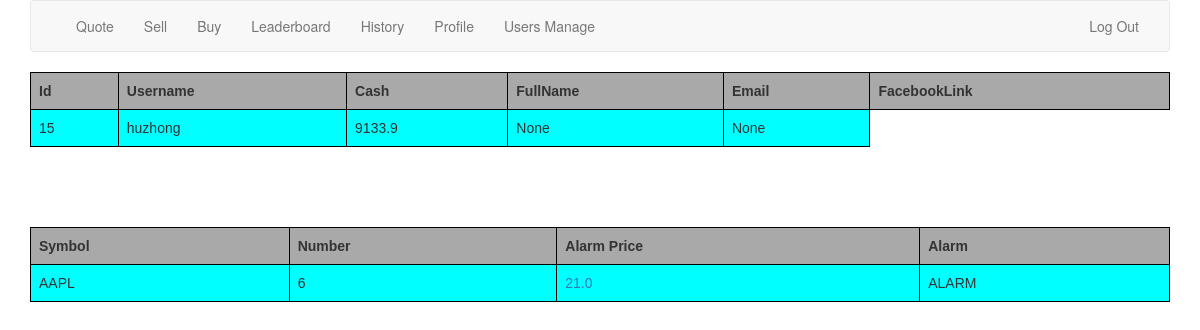
Screenshot of /profile (signed in) with the database file from the repository.
### tables this page shows
CREATE TABLE "users"
(
    id INTEGER PRIMARY KEY NOT NULL,
    username TEXT NOT NULL,
    hash TEXT NOT NULL,
    cash REAL DEFAULT 10000.00 NOT NULL,
    assets DECIMAL DEFAULT 0 NOT NULL
, 'fullname' varchar, 'email' TEXT, 'phonenumber' TEXT, 'facebooklink' TEXT);

CREATE TABLE alarm_info ( id INTEGER PRIMARY KEY AUTOINCREMENT,user_id  INTEGER,symbol text,price float, alarm text default 'NO_ALARM');

### application.py (the view, shortened to what this page needs)
@app.route("/profile", methods=["GET", "POST"])
def profile():
    if request.method == "GET":
        current_user = session["user_id"]
        user_info= c.execute("SELECT  id,username,cash,fullname,email,phonenumber,facebooklink FROM users WHERE id = :CURRENT_USER", [current_user]).fetchall()[0]
        availables = c.execute("SELECT symbol, sum(quantity) FROM transactions WHERE user_id = :user_id GROUP BY symbol",[session["user_id"]]).fetchall()
        for available in availables:
            symbol=available[0]
            quantity=available[1]
            price = c.execute("SELECT price,alarm FROM alarm_info WHERE user_id = :user_id  and symbol = :symbol",[session["user_id"],symbol]).fetchall()
            print(price)
            if len(price)>0:
               availables=[(symbol, quantity,price[0][0],price[0][1])]
            else:
               availables=[(symbol, quantity,0.0,"NO_ALARM")]
        return render_template("profile.html",user_info=user_info,availables=availables)

### templates/profile.html (shortened to what this page needs)
{% extends "layout.html" %}
{% block main %}
<table>
    <tr>
        <th>Id</th>
        <th>Username</th>
        <th>Cash</th>
        <th>FullName</th>
        <th>Email</th>
        <th>FacebookLink</th>
    </tr>
    <tr>
        <td> {{ user_info[0] }}</td>
        <td> {{ user_info[1] }}</td>
        <td>{{ user_info[2] }}</td>
        <td>{{ user_info[3] }}</td>
        <td>{{ user_info[4] }}</td>
    </tr>
</table>
<br>
<br>
<br>
<br>
<table>
    <tr>
        <th>
           Symbol
        </th>
        <th>
           Number
        </th>
        <th>
           Alarm Price
        </th>
        <th>
           Alarm
        </th>
    </tr>
    {% for available in  availables %}
    <tr>
        <td>{{ available[0] }}</td>
        <td>{{ available[1] }}</td>
        <td><a href="{{ url_for('set_price') }}?price={{ available[2] }}&symbol={{ available[0]}}">{{ available[2] }}</a></td>
        <td>{{ available[3] }}</td>
    </tr>
    {% endfor %}
</table>
{% endblock %}

### static/styles.css (style rules this page uses)
table { font-family: arial, sans-serif; border-collapse: collapse; width: 100%; }
th { background-color: darkgray; }
td, th { border: 1px solid #000; text-align: left; padding: 8px; }
tr:nth-child(even) { background-color: aqua; }
main td { text-align: left; }

### rows the page displays
users: id "15", username "huzhong", cash "9133.9"
alarm_info: symbol "AAPL", id "6", price "21.0", alarm "ALARM"

### other values shown
{{ user_info[3] }} "None"
{{ user_info[4] }} "None"
